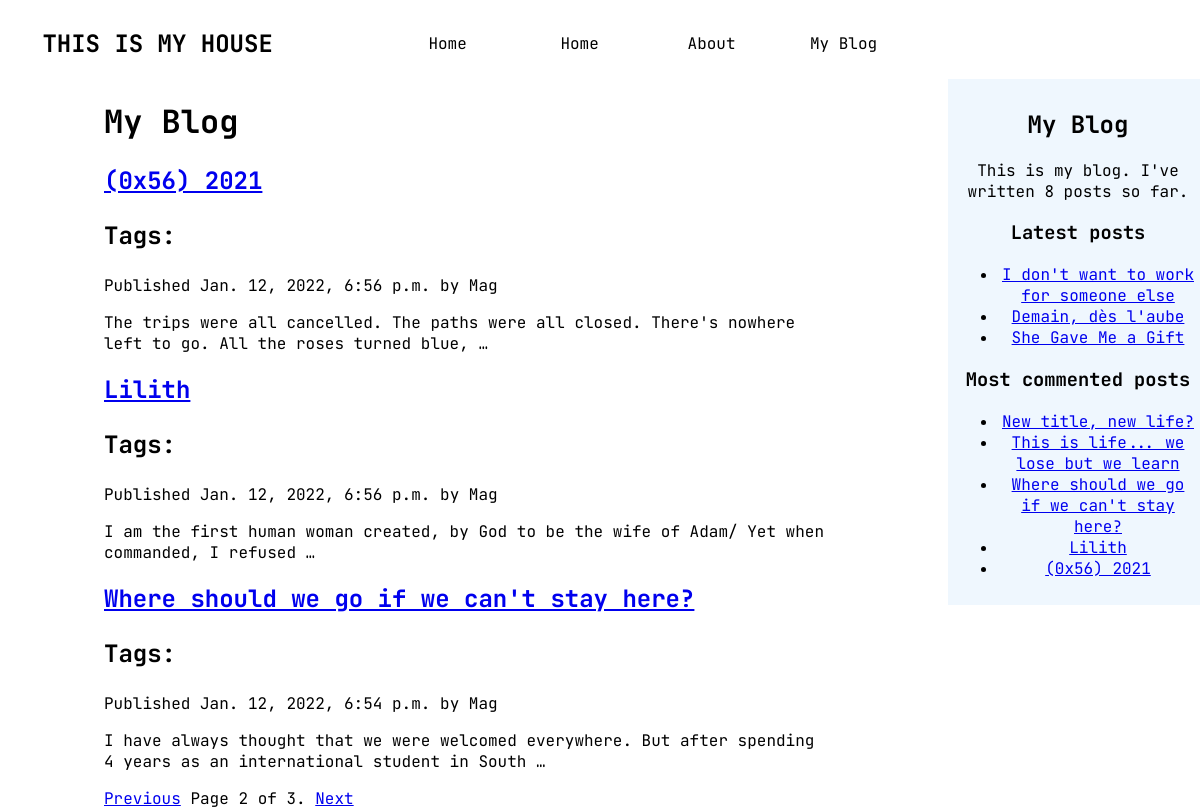
Screenshot of /blog/?page=2 with the database file from the repository.
### blog/models.py (models this page shows, shortened)
class Post(models.Model):
    STATUS_CHOICES = (
    ('draft', 'Draft'),
    ('published', 'Published'),
    )
    title = models.CharField(max_length=250)
    slug = models.SlugField(max_length=250,
        unique_for_date='publish')
    author = models.ForeignKey(User,
        on_delete=models.CASCADE,
        related_name='blog_posts')
    body = models.TextField()
    publish = models.DateTimeField(default=timezone.now)
    created = models.DateTimeField(auto_now_add=True)
    updated = models.DateTimeField(auto_now=True)
    status = models.CharField(max_length=10,
        choices=STATUS_CHOICES,
        default='draft')
    class Meta:
        ordering = ('-publish',)
    objects = models.Manager()
    published = PublishedManager()
    def get_absolute_url(self):
        return reverse('blog:post_detail',
                        args=[self.publish.year,
                                self.publish.month,
                                self.publish.day, self.slug])
    tags = TaggableManager()

### blog/views.py (the view)
# urls.py: path('', views.post_list, name='post_list'),
def post_list(request, tag_slug=None):
    object_list = Post.published.all()
    tag = None
    if tag_slug:
        tag = get_object_or_404(Tag, slug=tag_slug)
        object_list = object_list.filter(tags__in=[tag])
    paginator = Paginator(object_list, 3) # 3 posts in each page
    page = request.GET.get('page')
    try:
        posts = paginator.page(page)
    except PageNotAnInteger:
        posts = paginator.page(1)
    except EmptyPage:
        posts = paginator.page(paginator.num_pages)
    return render(request, 'blog/post/list.html', {'page': page,
                                                    'posts': posts,
                                                    'tag': tag})

### blog/models.py (called while the page is built)
    def get_queryset(self):
        return super(PublishedManager,
            self).get_queryset()\
                .filter(status='published')

### blog/templatetags/blog_tags.py (called while the page is built)
@register.simple_tag
def total_posts():
    return Post.published.count()

@register.inclusion_tag('blog/post/latest_posts.html')
def show_latest_posts(count=5):
    latest_posts = Post.published.order_by('-publish')[:count]
    return {'latest_posts': latest_posts}

@register.simple_tag
def get_most_commented_posts(count=5):
    return Post.published.annotate(
                total_comments = Count('comments')
           ).order_by('-total_comments')[:count]

### blog/templates/blog/post/list.html (shortened to what this page needs)
{% extends "blog/base.html" %}
{% block content %}
    <h1><b>My Blog</b></h1>
    {% for post in posts %}
        <h2>
            <a href="{{ post.get_absolute_url }}">
                {{ post.title }}
            </a>
            <p class="tags">
                Tags:
            </p>
        </h2>
        <p class="date">
            Published {{ post.publish }} by {{ post.author }}
        </p>
        {{ post.body|truncatewords:20|linebreaks }}
    {% endfor %}
    {% include "pagination.html" with page=posts %}
{% endblock %}

### blog/templates/blog/base.html (shortened to what this page needs)
{% load static %}
{% load blog_tags %}
<!DOCTYPE html>
<html style="font-family:'JetBrains Mono', monospace">
<head>
    <link href="{% static 'blog/css/Home.css' %}" rel="stylesheet">
</head>
<body>
    <header >
        <nav class="navMenu">
            <div class="secondary-navigation"><h1> THIS IS MY HOUSE </h1></div>
            <ul id="primary-navigation" class="primary-navigation">
                <li class="active">
                    <a href="#">
                         Home
                    </a>
                </li>
                <li class="active">
                    <a href="#">
                         Home
                    </a>
                </li>
                <li class="active">
                    <a href="#">
                         About
                    </a>
                </li>
                <li class="active">
                    <a href="#">
                         My Blog
                    </a>
                </li>
            </ul>
        </nav>
    </header>
    <div class="container">
    {% block content %}
    {% endblock %}
    </div>
    <div id="sidebar">
        <h2 class="side-text">My Blog</h2>
        <p class="side-text">This is my blog. I've written {%total_posts%} posts so far.</p>
        <h3>Latest posts</h3>
        {% show_latest_posts 3 %}
        <h3>Most commented posts</h3>
        {% get_most_commented_posts as most_commented_posts %}
        <ul>
        {% for post in most_commented_posts %}
        <li>
        <a href="{{ post.get_absolute_url }}">{{ post.title }}</a>
        </li>
        {% endfor %}
        </ul>
    </div>
</body>
</html>

### blog/templates/blog/post/latest_posts.html
<ul>
    {% for post in latest_posts %}
    <li>
    <a href="{{ post.get_absolute_url }}">{{ post.title }}</a>
    </li>
    {% endfor %}
    </ul>

### blog/static/blog/css/Home.css (style rules this page uses)
body { width: 100%; }
header { width: 78%; }
.navMenu { align-content: center; display: flex ; width: auto; overflow: auto; }
.primary-navigation { list-style: none; display: flex; width: auto; justify-content: flex-end; align-content: flex-end; margin: auto; list-style: none; align-items:flex-start }
.secondary-navigation { font-weight: 100; width: auto; margin: auto; display: flex; align-content: flex-start; }
.active { display: flex; float: left; }
nav a { width: 100px; display: block; padding: 1rem; text-decoration: none; color: black; text-align: center; }
#sidebar { float:right; text-align: center; width:20%; padding:10px; background: rgba(195, 223, 252, 0.267); height:100%; }
.container { float: left; margin-left: 6rem; width: 60%; }

### rows the page displays
Post: title "(0x56) 2021", publish "Jan. 12, 2022, 6:56 p.m.", author "Mag", body "The trips were all cancelled. The paths were all closed. There's nowhere left to go. All the roses turned blue, …"
Post: title "Lilith", publish "Jan. 12, 2022, 6:56 p.m.", author "Mag", body "I am the first human woman created, by God to be the wife of Adam/ Yet when commanded, I refused …"
Post: title "Where should we go if we can't stay here?", publish "Jan. 12, 2022, 6:54 p.m.", author "Mag", body "I have always thought that we were welcomed everywhere. But after spending 4 years as an international student in South …"
Post: title "I don't want to work for someone else"
Post: title "Demain, dès l'aube"
Post: title "She Gave Me a Gift"
Post: title "New title, new life?"
Post: title "This is life... we lose but we learn"

### other values shown
{{ page.number }} "2"
{{ page.paginator.num_pages }} "3"
